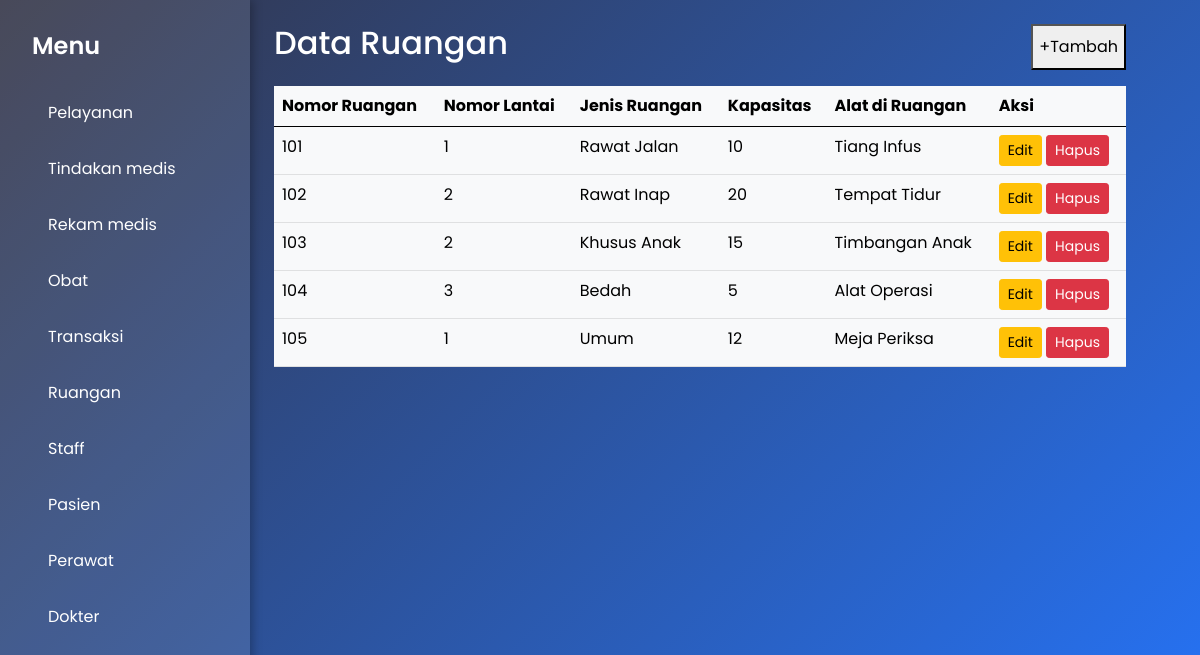
Page /ruangan.php on the committed database.
### tables this page shows
CREATE TABLE `ruangan` (
  `no_ruangan` int(11) NOT NULL,
  `jenis_ruangan` varchar(50) NOT NULL,
  `kapasitas` int(11) NOT NULL,
  `alat` text NOT NULL,
  `lantai` int(11) NOT NULL
);

### ruangan.php (the view, shortened to what this page needs)
<?php
include("koneksi.php");
$query = 'SELECT * FROM ruangan;';
$result = mysqli_query($koneksi, $query);
include 'layouts/header.php';
?>
<body>
  <div class="sidebar">
    <h2>Menu</h2>
    <div class="menu-item" onclick="window.location.href='pelayanan.php'">Pelayanan</div>
    <div class="menu-item" onclick="window.location.href='tindakanmedis.php'">Tindakan medis</div>
    <div class="menu-item" onclick="window.location.href='rekammedis.php'">Rekam medis</div>
    <div class="menu-item" onclick="window.location.href='obat.php'">Obat</div>
    <div class="menu-item" onclick="window.location.href='transaksi.php'">Transaksi</div>
    <div class="menu-item" onclick="window.location.href='ruangan.php'">Ruangan</div>
    <div class="menu-item" onclick="window.location.href='staff.php'">Staff</div>
    <div class="menu-item" onclick="window.location.href='pasien.php'">Pasien</div>
    <div class="menu-item" onclick="window.location.href='perawat.php'">Perawat</div>
    <div class="menu-item" onclick="window.location.href='dokter.php'">Dokter</div>
  </div>
<section class="p-4 ml-5 mr-5 w-75">
    <div class="d-flex flex-row justify-content-between">
        <h2>Data Ruangan</h2>
        <button onclick="openModal()">+Tambah</button>
    </div>
    <table class="table table-light mt-3">
        <thead>
            <tr>
                <th scope="col">Nomor Ruangan</th>
                <th scope="col">Nomor Lantai</th>
                <th scope="col">Jenis Ruangan</th>
                <th scope="col">Kapasitas</th>
                <th scope="col">Alat di Ruangan</th>
                <th scope="col">Aksi</th>
            </tr>
        </thead>
        <tbody id="ruanganTableBody">
            <?php while ($ruangan = mysqli_fetch_object($result)) { ?>
                <tr>
                    <td><?= $ruangan->no_ruangan ?></td>
                    <td><?= $ruangan->lantai ?></td>
                    <td><?= $ruangan->jenis_ruangan ?></td>
                    <td><?= $ruangan->kapasitas ?></td>
                    <td><?= $ruangan->alat ?></td>
                    <td>
                        <button class="btn btn-warning btn-sm" onclick="toggleEditForm('<?= $ruangan->no_ruangan ?>')">Edit</button>
                        <button class="btn btn-danger btn-sm" onclick="openDeleteModal('<?= $ruangan->no_ruangan ?>')">Hapus</button>
                    </td>
                </tr>
            <?php } ?>
        </tbody>
    </table>
</section>

### ruangan.php (style rules this page uses)
* { box-sizing: border-box; }
body { margin: 0; font-family: 'Poppins', sans-serif; display: flex; min-height: 100vh; background: linear-gradient(135deg, #333446 0%, #2575fc 100%); color: #fff; }
.sidebar { width: 250px; background: rgba(255, 255, 255, 0.1); padding: 2rem; box-shadow: 2px 0 10px rgba(0, 0, 0, 0.3); display: flex; flex-direction: column; align-items: flex-start; }
.sidebar h2 { margin-bottom: 1.5rem; font-weight: 600; font-size: 1.5rem; text-align: left; }
.menu-item { margin: 0.5rem 0; padding: 0.5rem 1rem; border-radius: 8px; cursor: pointer; transition: background 0.3s ease; width: 100%; text-align: left; }

### rows in the picture
ruangan: no_ruangan "101", lantai "1", jenis_ruangan "Rawat Jalan", kapasitas "10", alat "Tiang Infus"
ruangan: no_ruangan "102", lantai "2", jenis_ruangan "Rawat Inap", kapasitas "20", alat "Tempat Tidur"
ruangan: no_ruangan "103", lantai "2", jenis_ruangan "Khusus Anak", kapasitas "15", alat "Timbangan Anak"
ruangan: no_ruangan "104", lantai "3", jenis_ruangan "Bedah", kapasitas "5", alat "Alat Operasi"
ruangan: no_ruangan "105", lantai "1", jenis_ruangan "Umum", kapasitas "12", alat "Meja Periksa"
